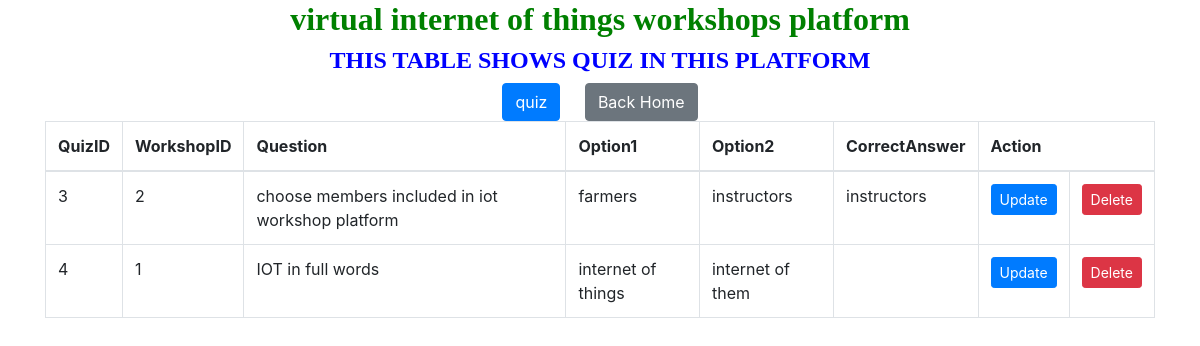
The page /viewquiz.php on the database its author committed.
### tables this page shows
CREATE TABLE IF NOT EXISTS `quiz` (
  `QuizID` int(11) NOT NULL AUTO_INCREMENT,
  `WorkshopID` int(11) DEFAULT NULL,
  `Question` text,
  `Option1` varchar(100) DEFAULT NULL,
  `Option2` varchar(100) DEFAULT NULL,
  `CorrectAnswer` varchar(100) DEFAULT NULL,
  PRIMARY KEY (`QuizID`),
  KEY `WorkshopID` (`WorkshopID`)
);

### viewquiz.php (the view, shortened to what this page needs)
<!DOCTYPE html>
<html>
<head>
    <link href="https://stackpath.bootstrapcdn.com/bootstrap/4.5.2/css/bootstrap.min.css" rel="stylesheet">
</head>
<body>
<center>
    <div class="container">
        <h2 style="text-align: center; font-family: century; font-weight: bold; color: green;">virtual internet of things workshops platform</h2>
        <h4 style="text-align: center; font-family: century; font-weight: bold; color:blue;">THIS TABLE SHOWS QUIZ IN THIS PLATFORM </h4>
        <a href="quiz.html" class="btn btn-primary" style="margin-top: 0px;">quiz</a>
        <a href="home.html" class="btn btn-secondary" style="margin-left: 20px;">Back Home</a>
        <table class="table table-bordered">
            <thead>
                <tr>
                    <th>QuizID</th>
                    <th>WorkshopID</th>
                    <th>Question</th>
                    <th>Option1</th>
                    <th>Option2</th>
                    <th>CorrectAnswer</th>
                    <th colspan="2">Action</th>
                </tr>
            </thead>
            <tbody>
                <?php
                include "databaseconnection.php";
                $sql = "SELECT * FROM quiz";
                $result = $connection->query($sql);
                while ($row = $result->fetch_assoc()) {
                    echo "
                    <tr>
                        <td>{$row['QuizID']}</td>
                        <td>{$row['WorkshopID']}</td>
                        <td>{$row['Question']}</td>
                        <td>{$row['Option1']}</td>
                        <td>{$row['Option2']}</td>
                        <td>{$row['CorrectAnswer']}</td>
                        <td>
                            <a href='updatequiz.php?QuizID={$row['QuizID']}' class='btn btn-primary btn-sm'>Update</a></td>
                            <td>
                            <a href='deletequiz.php?QuizID={$row['QuizID']}' class='btn btn-danger btn-sm'>Delete</a>
                        </td>
                    </tr>
                    ";
                }
                ?>
            </tbody>
        </table>
    </div>
    </center>
</body>
</html>

### rows shown on the page
quiz: QuizID "3", WorkshopID "2", Question "choose members included in iot workshop platform", Option1 "farmers", Option2 "instructors", CorrectAnswer "instructors"
quiz: QuizID "4", WorkshopID "1", Question "IOT in full words", Option1 "internet of things", Option2 "internet of them"
